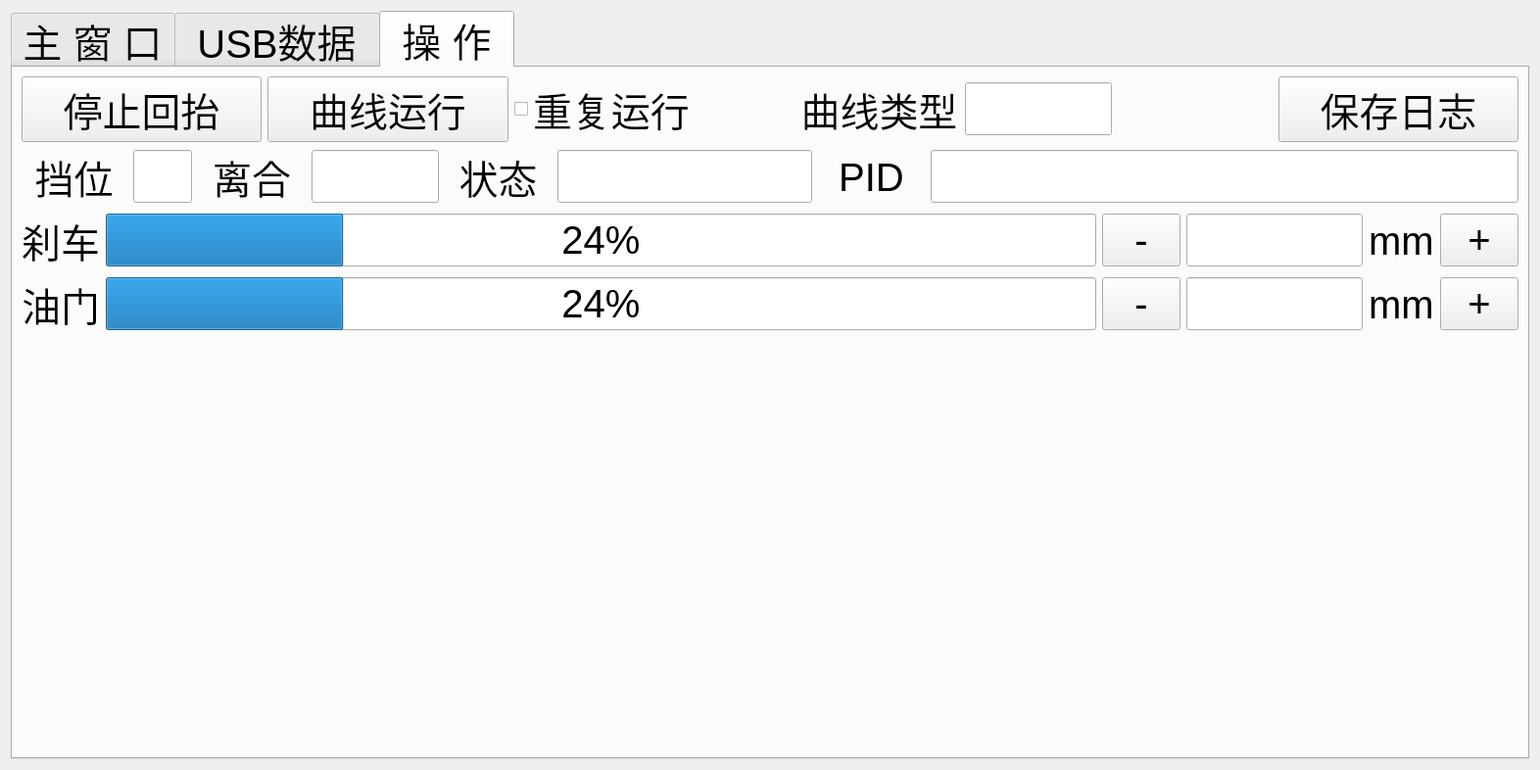
<?xml version="1.0" encoding="UTF-8"?>
<ui version="4.0">
 <class>PedalRobotUI</class>
 <widget class="QWidget" name="PedalRobotUI">
  <property name="geometry">
   <rect>
    <x>0</x>
    <y>0</y>
    <width>1572</width>
    <height>786</height>
   </rect>
  </property>
  <property name="font">
   <font>
    <pointsize>30</pointsize>
   </font>
  </property>
  <property name="windowTitle">
   <string>Form</string>
  </property>
  <layout class="QVBoxLayout" name="verticalLayout_6">
   <item>
    <widget class="QTabWidget" name="tabWidget">
     <property name="currentIndex">
      <number>2</number>
     </property>
     <widget class="QWidget" name="tab_mainWindow">
      <attribute name="title">
       <string>主 窗 口</string>
      </attribute>
      <layout class="QVBoxLayout" name="verticalLayout">
       <item>
        <widget class="QSplitter" name="splitter_2">
         <property name="orientation">
          <enum>Qt::Vertical</enum>
         </property>
         <widget class="QWidget" name="gridLayoutWidget">
          <layout class="QGridLayout" name="gridLayout_2">
           <item row="0" column="1">
            <widget class="QLineEdit" name="lineEdit_carType">
             <property name="enabled">
              <bool>false</bool>
             </property>
             <property name="alignment">
              <set>Qt::AlignCenter</set>
             </property>
             <property name="readOnly">
              <bool>true</bool>
             </property>
            </widget>
           </item>
           <item row="0" column="0">
            <widget class="QLabel" name="label_3">
             <property name="sizePolicy">
              <sizepolicy hsizetype="Preferred" vsizetype="Fixed">
               <horstretch>0</horstretch>
               <verstretch>0</verstretch>
              </sizepolicy>
             </property>
             <property name="text">
              <string>  车型文件  </string>
             </property>
            </widget>
           </item>
           <item row="1" column="0">
            <widget class="QLabel" name="label_4">
             <property name="sizePolicy">
              <sizepolicy hsizetype="Preferred" vsizetype="Fixed">
               <horstretch>0</horstretch>
               <verstretch>0</verstretch>
              </sizepolicy>
             </property>
             <property name="text">
              <string>速度反馈方式</string>
             </property>
            </widget>
           </item>
           <item row="1" column="1">
            <widget class="QLineEdit" name="lineEdit_getSpeedMethod">
             <property name="enabled">
              <bool>false</bool>
             </property>
             <property name="alignment">
              <set>Qt::AlignCenter</set>
             </property>
             <property name="readOnly">
              <bool>true</bool>
             </property>
            </widget>
           </item>
          </layout>
         </widget>
         <widget class="QSplitter" name="splitter">
          <property name="orientation">
           <enum>Qt::Vertical</enum>
          </property>
          <widget class="QWidget" name="layoutWidget1">
           <layout class="QHBoxLayout" name="horizontalLayout_6">
            <item>
             <spacer name="horizontalSpacer">
              <property name="orientation">
               <enum>Qt::Horizontal</enum>
              </property>
              <property name="sizeHint" stdset="0">
               <size>
                <width>40</width>
                <height>20</height>
               </size>
              </property>
             </spacer>
            </item>
            <item>
             <widget class="QLineEdit" name="lineEdit_powerOnOff">
              <property name="enabled">
               <bool>false</bool>
              </property>
              <property name="sizePolicy">
               <sizepolicy hsizetype="Expanding" vsizetype="Preferred">
                <horstretch>0</horstretch>
                <verstretch>0</verstretch>
               </sizepolicy>
              </property>
              <property name="toolTip">
               <string>&lt;html&gt;&lt;head/&gt;&lt;body&gt;&lt;p&gt;车辆模式&lt;/p&gt;&lt;/body&gt;&lt;/html&gt;</string>
              </property>
              <property name="text">
               <string>PowerMode</string>
              </property>
              <property name="alignment">
               <set>Qt::AlignCenter</set>
              </property>
              <property name="readOnly">
               <bool>true</bool>
              </property>
             </widget>
            </item>
            <item>
             <spacer name="horizontalSpacer_4">
              <property name="orientation">
               <enum>Qt::Horizontal</enum>
              </property>
              <property name="sizeHint" stdset="0">
               <size>
                <width>40</width>
                <height>20</height>
               </size>
              </property>
             </spacer>
            </item>
           </layout>
          </widget>
          <widget class="QWidget" name="layoutWidget2">
           <layout class="QHBoxLayout" name="horizontalLayout_7">
            <item>
             <spacer name="horizontalSpacer_2">
              <property name="orientation">
               <enum>Qt::Horizontal</enum>
              </property>
              <property name="sizeHint" stdset="0">
               <size>
                <width>40</width>
                <height>20</height>
               </size>
              </property>
             </spacer>
            </item>
            <item>
             <widget class="QPushButton" name="pushButton_origin">
              <property name="sizePolicy">
               <sizepolicy hsizetype="Minimum" vsizetype="Preferred">
                <horstretch>0</horstretch>
                <verstretch>0</verstretch>
               </sizepolicy>
              </property>
              <property name="toolTip">
               <string>Ctrl+G</string>
              </property>
              <property name="text">
               <string>   返回原点   </string>
              </property>
              <property name="shortcut">
               <string extracomment="Ctrl+G">Ctrl+G</string>
              </property>
             </widget>
            </item>
            <item>
             <spacer name="horizontalSpacer_5">
              <property name="orientation">
               <enum>Qt::Horizontal</enum>
              </property>
              <property name="sizeHint" stdset="0">
               <size>
                <width>40</width>
                <height>20</height>
               </size>
              </property>
             </spacer>
            </item>
           </layout>
          </widget>
          <widget class="QWidget" name="layoutWidget3">
           <layout class="QHBoxLayout" name="horizontalLayout_8">
            <item>
             <spacer name="horizontalSpacer_3">
              <property name="orientation">
               <enum>Qt::Horizontal</enum>
              </property>
              <property name="sizeHint" stdset="0">
               <size>
                <width>40</width>
                <height>20</height>
               </size>
              </property>
             </spacer>
            </item>
            <item>
             <widget class="QPushButton" name="pushButton_softStop">
              <property name="sizePolicy">
               <sizepolicy hsizetype="Minimum" vsizetype="Preferred">
                <horstretch>0</horstretch>
                <verstretch>0</verstretch>
               </sizepolicy>
              </property>
              <property name="toolTip">
               <string>Ctrl+S</string>
              </property>
              <property name="text">
               <string>    停  止    </string>
              </property>
              <property name="shortcut">
               <string>Ctrl+S</string>
              </property>
             </widget>
            </item>
            <item>
             <spacer name="horizontalSpacer_6">
              <property name="orientation">
               <enum>Qt::Horizontal</enum>
              </property>
              <property name="sizeHint" stdset="0">
               <size>
                <width>40</width>
                <height>20</height>
               </size>
              </property>
             </spacer>
            </item>
           </layout>
          </widget>
          <widget class="QWidget" name="layoutWidget4">
           <layout class="QHBoxLayout" name="horizontalLayout">
            <item>
             <spacer name="horizontalSpacer_7">
              <property name="orientation">
               <enum>Qt::Horizontal</enum>
              </property>
              <property name="sizeHint" stdset="0">
               <size>
                <width>40</width>
                <height>20</height>
               </size>
              </property>
             </spacer>
            </item>
            <item>
             <widget class="QPushButton" name="pushButton_confirmEmergencyStop">
              <property name="sizePolicy">
               <sizepolicy hsizetype="Minimum" vsizetype="Preferred">
                <horstretch>0</horstretch>
                <verstretch>0</verstretch>
               </sizepolicy>
              </property>
              <property name="text">
               <string> 确 认 急 停 </string>
              </property>
             </widget>
            </item>
            <item>
             <spacer name="horizontalSpacer_8">
              <property name="orientation">
               <enum>Qt::Horizontal</enum>
              </property>
              <property name="sizeHint" stdset="0">
               <size>
                <width>40</width>
                <height>20</height>
               </size>
              </property>
             </spacer>
            </item>
           </layout>
          </widget>
         </widget>
        </widget>
       </item>
      </layout>
     </widget>
     <widget class="QWidget" name="tab_usbData">
      <attribute name="title">
       <string> USB数据 </string>
      </attribute>
      <layout class="QHBoxLayout" name="horizontalLayout_17">
       <item>
        <layout class="QGridLayout" name="gridLayout">
         <item row="1" column="0">
          <layout class="QHBoxLayout" name="horizontalLayout_12">
           <item>
            <widget class="QLabel" name="label_11">
             <property name="sizePolicy">
              <sizepolicy hsizetype="Fixed" vsizetype="Preferred">
               <horstretch>0</horstretch>
               <verstretch>0</verstretch>
              </sizepolicy>
             </property>
             <property name="text">
              <string>刹车开度(%)</string>
             </property>
            </widget>
           </item>
           <item>
            <widget class="QLineEdit" name="lineEdit_CanBrakeOpenValue">
             <property name="enabled">
              <bool>true</bool>
             </property>
             <property name="sizePolicy">
              <sizepolicy hsizetype="Fixed" vsizetype="Fixed">
               <horstretch>0</horstretch>
               <verstretch>0</verstretch>
              </sizepolicy>
             </property>
             <property name="alignment">
              <set>Qt::AlignCenter</set>
             </property>
             <property name="readOnly">
              <bool>true</bool>
             </property>
            </widget>
           </item>
          </layout>
         </item>
         <item row="0" column="0">
          <widget class="QLabel" name="label_10">
           <property name="sizePolicy">
            <sizepolicy hsizetype="Preferred" vsizetype="Fixed">
             <horstretch>0</horstretch>
             <verstretch>0</verstretch>
            </sizepolicy>
           </property>
           <property name="text">
            <string>USB CAN数据</string>
           </property>
           <property name="alignment">
            <set>Qt::AlignCenter</set>
           </property>
          </widget>
         </item>
         <item row="3" column="0">
          <layout class="QHBoxLayout" name="horizontalLayout_14">
           <item>
            <widget class="QLabel" name="label_13">
             <property name="sizePolicy">
              <sizepolicy hsizetype="Fixed" vsizetype="Preferred">
               <horstretch>0</horstretch>
               <verstretch>0</verstretch>
              </sizepolicy>
             </property>
             <property name="text">
              <string>车速(km/h)</string>
             </property>
            </widget>
           </item>
           <item>
            <widget class="QLineEdit" name="lineEdit_CanSpeed">
             <property name="enabled">
              <bool>true</bool>
             </property>
             <property name="sizePolicy">
              <sizepolicy hsizetype="Fixed" vsizetype="Fixed">
               <horstretch>0</horstretch>
               <verstretch>0</verstretch>
              </sizepolicy>
             </property>
             <property name="alignment">
              <set>Qt::AlignCenter</set>
             </property>
             <property name="readOnly">
              <bool>true</bool>
             </property>
            </widget>
           </item>
          </layout>
         </item>
         <item row="2" column="0">
          <layout class="QHBoxLayout" name="horizontalLayout_13">
           <item>
            <widget class="QLabel" name="label_12">
             <property name="sizePolicy">
              <sizepolicy hsizetype="Fixed" vsizetype="Preferred">
               <horstretch>0</horstretch>
               <verstretch>0</verstretch>
              </sizepolicy>
             </property>
             <property name="text">
              <string>油门开度(%)</string>
             </property>
            </widget>
           </item>
           <item>
            <widget class="QLineEdit" name="lineEdit_CanAccOpenValue">
             <property name="enabled">
              <bool>true</bool>
             </property>
             <property name="sizePolicy">
              <sizepolicy hsizetype="Fixed" vsizetype="Fixed">
               <horstretch>0</horstretch>
               <verstretch>0</verstretch>
              </sizepolicy>
             </property>
             <property name="alignment">
              <set>Qt::AlignCenter</set>
             </property>
             <property name="readOnly">
              <bool>true</bool>
             </property>
            </widget>
           </item>
          </layout>
         </item>
         <item row="0" column="1">
          <widget class="QLabel" name="label_15">
           <property name="sizePolicy">
            <sizepolicy hsizetype="Preferred" vsizetype="Fixed">
             <horstretch>0</horstretch>
             <verstretch>0</verstretch>
            </sizepolicy>
           </property>
           <property name="text">
            <string>USB AD/脉冲数据</string>
           </property>
           <property name="alignment">
            <set>Qt::AlignCenter</set>
           </property>
          </widget>
         </item>
         <item row="4" column="0">
          <layout class="QHBoxLayout" name="horizontalLayout_15">
           <item>
            <widget class="QLabel" name="label_14">
             <property name="sizePolicy">
              <sizepolicy hsizetype="Fixed" vsizetype="Preferred">
               <horstretch>0</horstretch>
               <verstretch>0</verstretch>
              </sizepolicy>
             </property>
             <property name="text">
              <string> 车辆模式 </string>
             </property>
            </widget>
           </item>
           <item>
            <widget class="QLineEdit" name="lineEdit_CanPowerMode">
             <property name="enabled">
              <bool>true</bool>
             </property>
             <property name="sizePolicy">
              <sizepolicy hsizetype="Fixed" vsizetype="Fixed">
               <horstretch>0</horstretch>
               <verstretch>0</verstretch>
              </sizepolicy>
             </property>
             <property name="alignment">
              <set>Qt::AlignCenter</set>
             </property>
             <property name="readOnly">
              <bool>true</bool>
             </property>
            </widget>
           </item>
          </layout>
         </item>
         <item row="3" column="1">
          <layout class="QHBoxLayout" name="horizontalLayout_16">
           <item>
            <widget class="QLabel" name="label_16">
             <property name="sizePolicy">
              <sizepolicy hsizetype="Fixed" vsizetype="Preferred">
               <horstretch>0</horstretch>
               <verstretch>0</verstretch>
              </sizepolicy>
             </property>
             <property name="text">
              <string>车  速(km/h)</string>
             </property>
            </widget>
           </item>
           <item>
            <widget class="QLineEdit" name="lineEdit_UsbMP412Speed">
             <property name="enabled">
              <bool>true</bool>
             </property>
             <property name="sizePolicy">
              <sizepolicy hsizetype="Fixed" vsizetype="Fixed">
               <horstretch>0</horstretch>
               <verstretch>0</verstretch>
              </sizepolicy>
             </property>
             <property name="alignment">
              <set>Qt::AlignCenter</set>
             </property>
             <property name="readOnly">
              <bool>true</bool>
             </property>
            </widget>
           </item>
          </layout>
         </item>
         <item row="1" column="1">
          <layout class="QHBoxLayout" name="horizontalLayout_19">
           <item>
            <widget class="QLabel" name="label_9">
             <property name="sizePolicy">
              <sizepolicy hsizetype="Fixed" vsizetype="Preferred">
               <horstretch>0</horstretch>
               <verstretch>0</verstretch>
              </sizepolicy>
             </property>
             <property name="text">
              <string>转鼓电压(V)</string>
             </property>
            </widget>
           </item>
           <item>
            <widget class="QLineEdit" name="lineEdit_adVoltage">
             <property name="enabled">
              <bool>false</bool>
             </property>
             <property name="sizePolicy">
              <sizepolicy hsizetype="Fixed" vsizetype="Fixed">
               <horstretch>0</horstretch>
               <verstretch>0</verstretch>
              </sizepolicy>
             </property>
             <property name="alignment">
              <set>Qt::AlignCenter</set>
             </property>
            </widget>
           </item>
          </layout>
         </item>
         <item row="2" column="1">
          <layout class="QHBoxLayout" name="horizontalLayout_20">
           <item>
            <widget class="QLabel" name="label_17">
             <property name="sizePolicy">
              <sizepolicy hsizetype="Fixed" vsizetype="Preferred">
               <horstretch>0</horstretch>
               <verstretch>0</verstretch>
              </sizepolicy>
             </property>
             <property name="text">
              <string>脉冲频率(Hz)</string>
             </property>
            </widget>
           </item>
           <item>
            <widget class="QLineEdit" name="lineEdit_pulseFrequency">
             <property name="enabled">
              <bool>false</bool>
             </property>
             <property name="sizePolicy">
              <sizepolicy hsizetype="Fixed" vsizetype="Fixed">
               <horstretch>0</horstretch>
               <verstretch>0</verstretch>
              </sizepolicy>
             </property>
             <property name="alignment">
              <set>Qt::AlignCenter</set>
             </property>
            </widget>
           </item>
          </layout>
         </item>
         <item row="4" column="1">
          <layout class="QVBoxLayout" name="verticalLayout_7">
           <item>
            <widget class="QLabel" name="label_5">
             <property name="text">
              <string>模式0=未上电</string>
             </property>
            </widget>
           </item>
           <item>
            <widget class="QLabel" name="label_6">
             <property name="text">
              <string>模式1=上电未发动</string>
             </property>
            </widget>
           </item>
           <item>
            <widget class="QLabel" name="label_7">
             <property name="text">
              <string>模式2=上电且发动</string>
             </property>
            </widget>
           </item>
          </layout>
         </item>
        </layout>
       </item>
      </layout>
     </widget>
     <widget class="QWidget" name="tab_operation">
      <attribute name="title">
       <string> 操 作 </string>
      </attribute>
      <layout class="QHBoxLayout" name="horizontalLayout_18">
       <item>
        <layout class="QVBoxLayout" name="verticalLayout_2" stretch="1,1,1,1,6">
         <item>
          <layout class="QHBoxLayout" name="horizontalLayout_2" stretch="3,3,3,0,2,3,2,3">
           <item>
            <widget class="QPushButton" name="pushButton_softStop_liftPedals">
             <property name="sizePolicy">
              <sizepolicy hsizetype="Minimum" vsizetype="Fixed">
               <horstretch>0</horstretch>
               <verstretch>0</verstretch>
              </sizepolicy>
             </property>
             <property name="toolTip">
              <string>Ctrl+Q</string>
             </property>
             <property name="text">
              <string>停止回抬</string>
             </property>
             <property name="shortcut">
              <string>Ctrl+Q</string>
             </property>
            </widget>
           </item>
           <item>
            <widget class="QPushButton" name="pushButton_startAction">
             <property name="sizePolicy">
              <sizepolicy hsizetype="Minimum" vsizetype="Fixed">
               <horstretch>0</horstretch>
               <verstretch>0</verstretch>
              </sizepolicy>
             </property>
             <property name="toolTip">
              <string>Ctrl+R</string>
             </property>
             <property name="text">
              <string>曲线运行</string>
             </property>
             <property name="shortcut">
              <string>Ctrl+R</string>
             </property>
            </widget>
           </item>
           <item>
            <widget class="QCheckBox" name="checkBox_repeatCurveFile">
             <property name="toolTip">
              <string>&lt;html&gt;&lt;head/&gt;&lt;body&gt;&lt;p&gt;使用上一次的曲线文件&lt;/p&gt;&lt;/body&gt;&lt;/html&gt;</string>
             </property>
             <property name="text">
              <string>重复运行</string>
             </property>
            </widget>
           </item>
           <item>
            <spacer name="horizontalSpacer_9">
             <property name="orientation">
              <enum>Qt::Horizontal</enum>
             </property>
             <property name="sizeHint" stdset="0">
              <size>
               <width>40</width>
               <height>20</height>
              </size>
             </property>
            </spacer>
           </item>
           <item>
            <widget class="QLabel" name="label_19">
             <property name="text">
              <string>曲线类型</string>
             </property>
             <property name="alignment">
              <set>Qt::AlignCenter</set>
             </property>
            </widget>
           </item>
           <item>
            <widget class="QLineEdit" name="lineEdit_curveType">
             <property name="enabled">
              <bool>true</bool>
             </property>
             <property name="sizePolicy">
              <sizepolicy hsizetype="Preferred" vsizetype="Fixed">
               <horstretch>0</horstretch>
               <verstretch>0</verstretch>
              </sizepolicy>
             </property>
             <property name="maximumSize">
              <size>
               <width>150</width>
               <height>16777215</height>
              </size>
             </property>
             <property name="font">
              <font>
               <pointsize>30</pointsize>
              </font>
             </property>
             <property name="text">
              <string/>
             </property>
             <property name="alignment">
              <set>Qt::AlignCenter</set>
             </property>
             <property name="readOnly">
              <bool>true</bool>
             </property>
            </widget>
           </item>
           <item>
            <spacer name="horizontalSpacer_10">
             <property name="orientation">
              <enum>Qt::Horizontal</enum>
             </property>
             <property name="sizeHint" stdset="0">
              <size>
               <width>40</width>
               <height>20</height>
              </size>
             </property>
            </spacer>
           </item>
           <item>
            <widget class="QPushButton" name="pushButton_saveLoggerFile">
             <property name="text">
              <string>保存日志</string>
             </property>
            </widget>
           </item>
          </layout>
         </item>
         <item>
          <layout class="QHBoxLayout" name="horizontalLayout_5" stretch="1,1,1,2,1,1,1,7">
           <property name="spacing">
            <number>7</number>
           </property>
           <item>
            <widget class="QLabel" name="label_20">
             <property name="text">
              <string>挡位</string>
             </property>
             <property name="alignment">
              <set>Qt::AlignCenter</set>
             </property>
            </widget>
           </item>
           <item>
            <widget class="QLineEdit" name="lineEdit_shiftcurrent">
             <property name="enabled">
              <bool>true</bool>
             </property>
             <property name="maximumSize">
              <size>
               <width>60</width>
               <height>16777215</height>
              </size>
             </property>
             <property name="text">
              <string/>
             </property>
             <property name="alignment">
              <set>Qt::AlignCenter</set>
             </property>
             <property name="readOnly">
              <bool>true</bool>
             </property>
            </widget>
           </item>
           <item>
            <widget class="QLabel" name="label_21">
             <property name="text">
              <string>离合</string>
             </property>
             <property name="alignment">
              <set>Qt::AlignCenter</set>
             </property>
            </widget>
           </item>
           <item>
            <widget class="QLineEdit" name="lineEdit_clutchcurrent">
             <property name="enabled">
              <bool>true</bool>
             </property>
             <property name="maximumSize">
              <size>
               <width>130</width>
               <height>16777215</height>
              </size>
             </property>
             <property name="text">
              <string/>
             </property>
             <property name="alignment">
              <set>Qt::AlignCenter</set>
             </property>
             <property name="readOnly">
              <bool>true</bool>
             </property>
            </widget>
           </item>
           <item>
            <widget class="QLabel" name="label_8">
             <property name="text">
              <string>状态</string>
             </property>
             <property name="alignment">
              <set>Qt::AlignCenter</set>
             </property>
            </widget>
           </item>
           <item>
            <widget class="QLineEdit" name="lineEdit_sysControlMethod">
             <property name="enabled">
              <bool>true</bool>
             </property>
             <property name="sizePolicy">
              <sizepolicy hsizetype="Minimum" vsizetype="Fixed">
               <horstretch>0</horstretch>
               <verstretch>0</verstretch>
              </sizepolicy>
             </property>
             <property name="maximumSize">
              <size>
               <width>260</width>
               <height>16777215</height>
              </size>
             </property>
             <property name="sizeIncrement">
              <size>
               <width>0</width>
               <height>0</height>
              </size>
             </property>
             <property name="text">
              <string/>
             </property>
             <property name="alignment">
              <set>Qt::AlignCenter</set>
             </property>
             <property name="readOnly">
              <bool>true</bool>
             </property>
            </widget>
           </item>
           <item>
            <widget class="QLabel" name="label_18">
             <property name="text">
              <string>PID</string>
             </property>
             <property name="alignment">
              <set>Qt::AlignCenter</set>
             </property>
            </widget>
           </item>
           <item>
            <widget class="QLineEdit" name="lineEdit_PIDParams">
             <property name="enabled">
              <bool>true</bool>
             </property>
             <property name="sizePolicy">
              <sizepolicy hsizetype="Expanding" vsizetype="Fixed">
               <horstretch>0</horstretch>
               <verstretch>0</verstretch>
              </sizepolicy>
             </property>
             <property name="maximumSize">
              <size>
               <width>600</width>
               <height>16777215</height>
              </size>
             </property>
             <property name="text">
              <string/>
             </property>
             <property name="alignment">
              <set>Qt::AlignCenter</set>
             </property>
             <property name="readOnly">
              <bool>true</bool>
             </property>
            </widget>
           </item>
          </layout>
         </item>
         <item>
          <layout class="QHBoxLayout" name="horizontalLayout_3" stretch="0,0,0,0,0,0">
           <item>
            <widget class="QLabel" name="label">
             <property name="text">
              <string>刹车</string>
             </property>
             <property name="alignment">
              <set>Qt::AlignCenter</set>
             </property>
            </widget>
           </item>
           <item>
            <widget class="QProgressBar" name="progressBar_brake">
             <property name="value">
              <number>24</number>
             </property>
            </widget>
           </item>
           <item>
            <widget class="QPushButton" name="pushButton_minus1">
             <property name="toolTip">
              <string>Alt+1</string>
             </property>
             <property name="text">
              <string>-</string>
             </property>
            </widget>
           </item>
           <item>
            <widget class="QLineEdit" name="lineEdit_d1">
             <property name="enabled">
              <bool>true</bool>
             </property>
             <property name="sizePolicy">
              <sizepolicy hsizetype="Maximum" vsizetype="Fixed">
               <horstretch>0</horstretch>
               <verstretch>0</verstretch>
              </sizepolicy>
             </property>
             <property name="maximumSize">
              <size>
               <width>180</width>
               <height>16777215</height>
              </size>
             </property>
             <property name="toolTip">
              <string>&lt;html&gt;&lt;head/&gt;&lt;body&gt;&lt;p&gt;刹车挡板位移&lt;/p&gt;&lt;/body&gt;&lt;/html&gt;</string>
             </property>
             <property name="text">
              <string/>
             </property>
             <property name="alignment">
              <set>Qt::AlignCenter</set>
             </property>
             <property name="readOnly">
              <bool>true</bool>
             </property>
            </widget>
           </item>
           <item>
            <widget class="QLabel" name="label_22">
             <property name="text">
              <string>mm</string>
             </property>
            </widget>
           </item>
           <item>
            <widget class="QPushButton" name="pushButton_plus1">
             <property name="toolTip">
              <string>Alt+2</string>
             </property>
             <property name="text">
              <string>+</string>
             </property>
            </widget>
           </item>
          </layout>
         </item>
         <item>
          <layout class="QHBoxLayout" name="horizontalLayout_4">
           <item>
            <widget class="QLabel" name="label_2">
             <property name="text">
              <string>油门</string>
             </property>
             <property name="alignment">
              <set>Qt::AlignCenter</set>
             </property>
            </widget>
           </item>
           <item>
            <widget class="QProgressBar" name="progressBar_accelerator">
             <property name="value">
              <number>24</number>
             </property>
            </widget>
           </item>
           <item>
            <widget class="QPushButton" name="pushButton_minus2">
             <property name="toolTip">
              <string>Alt+3</string>
             </property>
             <property name="text">
              <string>-</string>
             </property>
            </widget>
           </item>
           <item>
            <widget class="QLineEdit" name="lineEdit_d2">
             <property name="enabled">
              <bool>true</bool>
             </property>
             <property name="sizePolicy">
              <sizepolicy hsizetype="Maximum" vsizetype="Fixed">
               <horstretch>0</horstretch>
               <verstretch>0</verstretch>
              </sizepolicy>
             </property>
             <property name="maximumSize">
              <size>
               <width>180</width>
               <height>16777215</height>
              </size>
             </property>
             <property name="toolTip">
              <string>&lt;html&gt;&lt;head/&gt;&lt;body&gt;&lt;p&gt;油门挡板位移&lt;/p&gt;&lt;/body&gt;&lt;/html&gt;</string>
             </property>
             <property name="alignment">
              <set>Qt::AlignCenter</set>
             </property>
             <property name="readOnly">
              <bool>true</bool>
             </property>
            </widget>
           </item>
           <item>
            <widget class="QLabel" name="label_23">
             <property name="text">
              <string>mm</string>
             </property>
            </widget>
           </item>
           <item>
            <widget class="QPushButton" name="pushButton_plus2">
             <property name="toolTip">
              <string>Alt+4</string>
             </property>
             <property name="text">
              <string>+</string>
             </property>
            </widget>
           </item>
          </layout>
         </item>
         <item>
          <widget class="QCustomPlot" name="pQCustomPlot" native="true"/>
         </item>
        </layout>
       </item>
      </layout>
     </widget>
    </widget>
   </item>
  </layout>
 </widget>
 <customwidgets>
  <customwidget>
   <class>QCustomPlot</class>
   <extends>QWidget</extends>
   <header>mywidget/qcustomplot.h</header>
   <container>1</container>
  </customwidget>
 </customwidgets>
 <resources/>
 <connections>
  <connection>
   <sender>pushButton_plus2</sender>
   <signal>pressed()</signal>
   <receiver>PedalRobotUI</receiver>
   <slot>SingleAxisPressed()</slot>
   <hints>
    <hint type="sourcelabel">
     <x>1063</x>
     <y>650</y>
    </hint>
    <hint type="destinationlabel">
     <x>1136</x>
     <y>648</y>
    </hint>
   </hints>
  </connection>
  <connection>
   <sender>pushButton_minus2</sender>
   <signal>pressed()</signal>
   <receiver>PedalRobotUI</receiver>
   <slot>SingleAxisPressed()</slot>
   <hints>
    <hint type="sourcelabel">
     <x>842</x>
     <y>649</y>
    </hint>
    <hint type="destinationlabel">
     <x>1133</x>
     <y>601</y>
    </hint>
   </hints>
  </connection>
  <connection>
   <sender>pushButton_plus1</sender>
   <signal>released()</signal>
   <receiver>PedalRobotUI</receiver>
   <slot>SingleAxisReleased()</slot>
   <hints>
    <hint type="sourcelabel">
     <x>1102</x>
     <y>421</y>
    </hint>
    <hint type="destinationlabel">
     <x>1132</x>
     <y>428</y>
    </hint>
   </hints>
  </connection>
  <connection>
   <sender>pushButton_minus1</sender>
   <signal>pressed()</signal>
   <receiver>PedalRobotUI</receiver>
   <slot>SingleAxisPressed()</slot>
   <hints>
    <hint type="sourcelabel">
     <x>834</x>
     <y>412</y>
    </hint>
    <hint type="destinationlabel">
     <x>1139</x>
     <y>366</y>
    </hint>
   </hints>
  </connection>
  <connection>
   <sender>pushButton_minus2</sender>
   <signal>released()</signal>
   <receiver>PedalRobotUI</receiver>
   <slot>SingleAxisReleased()</slot>
   <hints>
    <hint type="sourcelabel">
     <x>822</x>
     <y>634</y>
    </hint>
    <hint type="destinationlabel">
     <x>1134</x>
     <y>569</y>
    </hint>
   </hints>
  </connection>
  <connection>
   <sender>pushButton_plus1</sender>
   <signal>pressed()</signal>
   <receiver>PedalRobotUI</receiver>
   <slot>SingleAxisPressed()</slot>
   <hints>
    <hint type="sourcelabel">
     <x>1084</x>
     <y>413</y>
    </hint>
    <hint type="destinationlabel">
     <x>1129</x>
     <y>389</y>
    </hint>
   </hints>
  </connection>
  <connection>
   <sender>pushButton_minus1</sender>
   <signal>released()</signal>
   <receiver>PedalRobotUI</receiver>
   <slot>SingleAxisReleased()</slot>
   <hints>
    <hint type="sourcelabel">
     <x>857</x>
     <y>416</y>
    </hint>
    <hint type="destinationlabel">
     <x>1134</x>
     <y>346</y>
    </hint>
   </hints>
  </connection>
  <connection>
   <sender>pushButton_plus2</sender>
   <signal>released()</signal>
   <receiver>PedalRobotUI</receiver>
   <slot>SingleAxisReleased()</slot>
   <hints>
    <hint type="sourcelabel">
     <x>1088</x>
     <y>657</y>
    </hint>
    <hint type="destinationlabel">
     <x>1134</x>
     <y>694</y>
    </hint>
   </hints>
  </connection>
 </connections>
 <slots>
  <slot>SingleAxisPressed()</slot>
  <slot>SingleAxisReleased()</slot>
 </slots>
</ui>
